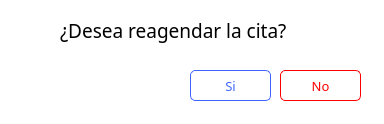
<?xml version="1.0" encoding="UTF-8"?>
<ui version="4.0">
 <class>paciente_Reagendar_cita</class>
 <widget class="QDialog" name="paciente_Reagendar_cita">
  <property name="geometry">
   <rect>
    <x>0</x>
    <y>0</y>
    <width>384</width>
    <height>124</height>
   </rect>
  </property>
  <property name="windowTitle">
   <string>Dialog</string>
  </property>
  <property name="styleSheet">
   <string notr="true">background-color: rgb(255, 255, 255);</string>
  </property>
  <widget class="QPushButton" name="btn_reagendar_SI">
   <property name="geometry">
    <rect>
     <x>190</x>
     <y>70</y>
     <width>81</width>
     <height>31</height>
    </rect>
   </property>
   <property name="font">
    <font>
     <family>Montserrat</family>
     <pointsize>10</pointsize>
    </font>
   </property>
   <property name="cursor">
    <cursorShape>PointingHandCursor</cursorShape>
   </property>
   <property name="styleSheet">
    <string notr="true">*{
	background-color: white;
	color: #3E64FF;
	border: 1px solid #3E64FF;
	border-radius: 5px;
	padding: 5px;
}

:hover{
	color: white;
	background-color: #3E64FF;
}</string>
   </property>
   <property name="text">
    <string>Si</string>
   </property>
  </widget>
  <widget class="QPushButton" name="btn_reagendar_NO">
   <property name="geometry">
    <rect>
     <x>280</x>
     <y>70</y>
     <width>81</width>
     <height>31</height>
    </rect>
   </property>
   <property name="font">
    <font>
     <family>Montserrat</family>
     <pointsize>10</pointsize>
    </font>
   </property>
   <property name="cursor">
    <cursorShape>PointingHandCursor</cursorShape>
   </property>
   <property name="styleSheet">
    <string notr="true">*{
	background-color: white;
	color: red;
	border: 1px solid red;
	border-radius: 5px;
	padding: 5px;
}

:hover{
	color: white;
	background-color: red;
}</string>
   </property>
   <property name="text">
    <string>No</string>
   </property>
  </widget>
  <widget class="QLabel" name="label">
   <property name="geometry">
    <rect>
     <x>60</x>
     <y>10</y>
     <width>251</width>
     <height>41</height>
    </rect>
   </property>
   <property name="font">
    <font>
     <family>Montserrat</family>
     <pointsize>14</pointsize>
    </font>
   </property>
   <property name="text">
    <string>¿Desea reagendar la cita?</string>
   </property>
  </widget>
 </widget>
 <resources/>
 <connections/>
</ui>
